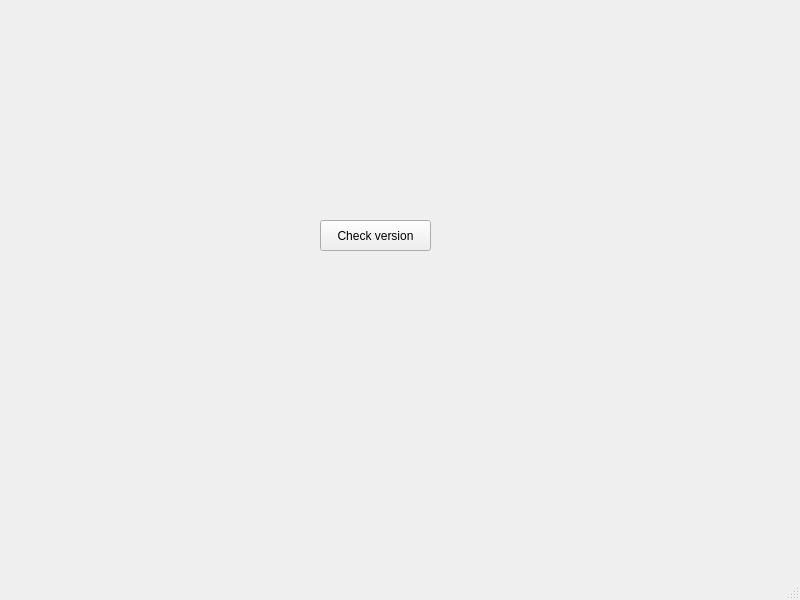
<?xml version="1.0" encoding="UTF-8"?>
<ui version="4.0">
 <class>MainWindow</class>
 <widget class="QMainWindow" name="MainWindow">
  <property name="geometry">
   <rect>
    <x>0</x>
    <y>0</y>
    <width>800</width>
    <height>600</height>
   </rect>
  </property>
  <property name="windowTitle">
   <string>MainWindow</string>
  </property>
  <widget class="QWidget" name="centralwidget">
   <widget class="QPushButton" name="pushButton">
    <property name="geometry">
     <rect>
      <x>320</x>
      <y>220</y>
      <width>111</width>
      <height>31</height>
     </rect>
    </property>
    <property name="text">
     <string>Check version</string>
    </property>
   </widget>
  </widget>
  <widget class="QMenuBar" name="menubar">
   <property name="geometry">
    <rect>
     <x>0</x>
     <y>0</y>
     <width>800</width>
     <height>22</height>
    </rect>
   </property>
  </widget>
  <widget class="QStatusBar" name="statusbar"/>
 </widget>
 <resources/>
 <connections/>
</ui>
